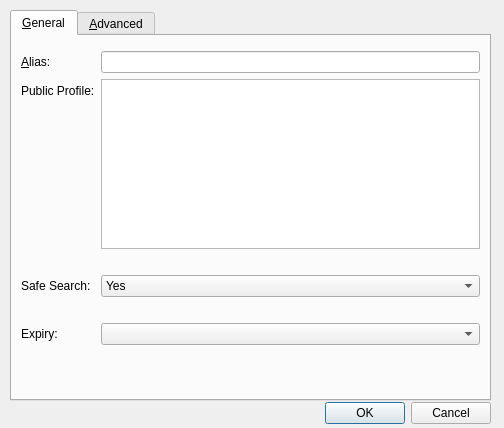
<?xml version="1.0" encoding="UTF-8"?>
<ui version="4.0">
 <class>EditAliasDialog</class>
 <widget class="QDialog" name="EditAliasDialog">
  <property name="geometry">
   <rect>
    <x>0</x>
    <y>0</y>
    <width>504</width>
    <height>428</height>
   </rect>
  </property>
  <property name="windowTitle">
   <string>Edit Alias</string>
  </property>
  <widget class="QTabWidget" name="tabWidget">
   <property name="geometry">
    <rect>
     <x>10</x>
     <y>10</y>
     <width>481</width>
     <height>391</height>
    </rect>
   </property>
   <property name="currentIndex">
    <number>0</number>
   </property>
   <widget class="QWidget" name="tab_3">
    <attribute name="title">
     <string>&amp;General</string>
    </attribute>
    <layout class="QFormLayout" name="formLayout_2">
     <property name="fieldGrowthPolicy">
      <enum>QFormLayout::AllNonFixedFieldsGrow</enum>
     </property>
     <item row="0" column="0">
      <layout class="QVBoxLayout" name="verticalLayout_2"/>
     </item>
     <item row="1" column="0">
      <widget class="QLabel" name="label_2">
       <property name="text">
        <string>&amp;Alias:</string>
       </property>
       <property name="buddy">
        <cstring>aliasEdit</cstring>
       </property>
      </widget>
     </item>
     <item row="1" column="1">
      <widget class="QValidatedLineEdit" name="aliasEdit">
       <property name="toolTip">
        <string>The alias name.</string>
       </property>
      </widget>
     </item>
     <item row="3" column="0">
      <widget class="QLabel" name="label">
       <property name="text">
        <string>Public Profile:</string>
       </property>
      </widget>
     </item>
     <item row="3" column="1">
      <widget class="QPlainTextEdit" name="nameEdit">
       <property name="maximumSize">
        <size>
         <width>16777215</width>
         <height>16777215</height>
        </size>
       </property>
      </widget>
     </item>
     <item row="4" column="1">
      <widget class="QLabel" name="publicDisclaimer">
       <property name="text">
        <string/>
       </property>
       <property name="wordWrap">
        <bool>true</bool>
       </property>
      </widget>
     </item>
     <item row="5" column="0">
      <widget class="QLabel" name="labelSafeSearch">
       <property name="text">
        <string>Safe Search:</string>
       </property>
      </widget>
     </item>
     <item row="5" column="1">
      <widget class="QComboBox" name="safeSearchEdit">
       <item>
        <property name="text">
         <string>Yes</string>
        </property>
       </item>
       <item>
        <property name="text">
         <string>No</string>
        </property>
       </item>
      </widget>
     </item>
     <item row="6" column="1">
      <widget class="QLabel" name="safeSearchDisclaimer">
       <property name="text">
        <string/>
       </property>
       <property name="wordWrap">
        <bool>true</bool>
       </property>
      </widget>
     </item>
     <item row="7" column="0">
      <widget class="QLabel" name="label_3">
       <property name="text">
        <string>Expiry:</string>
       </property>
      </widget>
     </item>
     <item row="7" column="1">
      <widget class="QComboBox" name="expiryEdit"/>
     </item>
     <item row="8" column="1">
      <widget class="QLabel" name="expiryDisclaimer">
       <property name="text">
        <string/>
       </property>
       <property name="wordWrap">
        <bool>true</bool>
       </property>
      </widget>
     </item>
     <item row="13" column="1">
      <spacer name="verticalSpacer">
       <property name="orientation">
        <enum>Qt::Vertical</enum>
       </property>
       <property name="sizeHint" stdset="0">
        <size>
         <width>20</width>
         <height>40</height>
        </size>
       </property>
      </spacer>
     </item>
    </layout>
   </widget>
   <widget class="QWidget" name="tab_4">
    <attribute name="title">
     <string>&amp;Advanced</string>
    </attribute>
    <layout class="QFormLayout" name="formLayout_3">
     <item row="5" column="0">
      <widget class="QLabel" name="transferLabel">
       <property name="text">
        <string>Transfer To (Public Key):</string>
       </property>
       <property name="wordWrap">
        <bool>false</bool>
       </property>
      </widget>
     </item>
     <item row="5" column="1">
      <widget class="QLineEdit" name="transferEdit"/>
     </item>
     <item row="3" column="0">
      <widget class="QLabel" name="label_4">
       <property name="text">
        <string>Private Profile:</string>
       </property>
      </widget>
     </item>
     <item row="3" column="1">
      <widget class="QPlainTextEdit" name="privateEdit">
       <property name="maximumSize">
        <size>
         <width>16777215</width>
         <height>16777215</height>
        </size>
       </property>
      </widget>
     </item>
     <item row="4" column="1">
      <widget class="QLabel" name="privateDisclaimer">
       <property name="text">
        <string/>
       </property>
       <property name="wordWrap">
        <bool>true</bool>
       </property>
      </widget>
     </item>
     <item row="6" column="1">
      <widget class="QLabel" name="transferDisclaimer">
       <property name="text">
        <string/>
       </property>
       <property name="wordWrap">
        <bool>true</bool>
       </property>
      </widget>
     </item>
     <item row="7" column="1">
      <spacer name="verticalSpacer_2">
       <property name="orientation">
        <enum>Qt::Vertical</enum>
       </property>
       <property name="sizeHint" stdset="0">
        <size>
         <width>20</width>
         <height>40</height>
        </size>
       </property>
      </spacer>
     </item>
    </layout>
   </widget>
  </widget>
  <widget class="QWidget" name="layoutWidget">
   <property name="geometry">
    <rect>
     <x>10</x>
     <y>400</y>
     <width>481</width>
     <height>27</height>
    </rect>
   </property>
   <layout class="QHBoxLayout" name="horizontalLayout">
    <item>
     <spacer name="horizontalSpacer">
      <property name="orientation">
       <enum>Qt::Horizontal</enum>
      </property>
      <property name="sizeHint" stdset="0">
       <size>
        <width>40</width>
        <height>20</height>
       </size>
      </property>
     </spacer>
    </item>
    <item>
     <widget class="QPushButton" name="okButton">
      <property name="text">
       <string>OK</string>
      </property>
     </widget>
    </item>
    <item>
     <widget class="QPushButton" name="cancelButton">
      <property name="text">
       <string>Cancel</string>
      </property>
     </widget>
    </item>
   </layout>
  </widget>
  <zorder></zorder>
  <zorder>tabWidget</zorder>
  <zorder>layoutWidget</zorder>
  <zorder>horizontalSpacer</zorder>
 </widget>
 <customwidgets>
  <customwidget>
   <class>QValidatedLineEdit</class>
   <extends>QLineEdit</extends>
   <header>qvalidatedlineedit.h</header>
  </customwidget>
 </customwidgets>
 <resources/>
 <connections/>
</ui>
